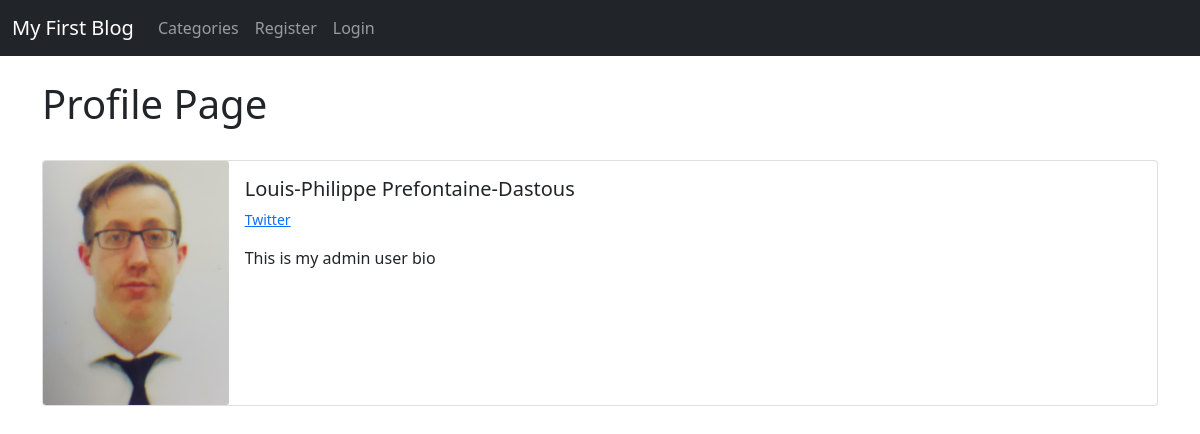
/members/1/profile/, run on the app's committed database.
### theblog/models.py (models this page shows, shortened)
class Profile(models.Model):
    user = models.OneToOneField(User, null=True, on_delete=models.CASCADE)
    bio = models.TextField()
    profile_pic = models.ImageField(null=True,blank=True,upload_to="images/profile/")
    website_url = models.CharField(max_length=255, null=True, blank=True)
    facebook_url = models.CharField(max_length=255, null=True, blank=True)
    twitter_url = models.CharField(max_length=255, null=True, blank=True)
    instagram_url = models.CharField(max_length=255, null=True, blank=True)
    pinterest_url = models.CharField(max_length=255, null=True, blank=True)

### members/views.py (the view)
# urls.py: path('<int:pk>/profile/', ShowProfilePageView.as_view(), name="show_profile_page"),
class ShowProfilePageView(DetailView):
    model = Profile
    template_name = 'registration/user_profile.html'
    def get_context_data(self, *args, **kwargs):
        context = super(ShowProfilePageView, self).get_context_data(*args, **kwargs)
        page_user = get_object_or_404(Profile, id=self.kwargs['pk'])
        context["page_user"] = page_user
        return context

### members/templates/registration/user_profile.html (shortened to what this page needs)
{% extends 'base.html' %}
{% load static %}
{% block content %}
<h1>Profile Page</h1>
<br/>
<div class="card mb-3">
  <div class="row g-0">
    <div class="col-md-2">
{% if page_user.profile_pic %}
        <img src="{{ page_user.profile_pic.url }}" class="card-img">
{% else %}
        <img src="{%  static 'theblog/images/PORTRT1.bmp'%}" class="card-img">
{% endif %}
    </div>
    <div class="col-md-10">
      <div class="card-body">
        <h5 class="card-title">
            {{page_user.user.first_name}}
            {{page_user.user.last_name}}
        </h5>
        <p class="small text-muted">
            {% if page_user.twitter_url %}
            <a href="{{ page_user.twitter_url }}" >Twitter</a>
            {% endif %}
        </p>
        <p class="card-text">
            {{ page_user.bio }}
        </p>
      </div>
    </div>
  </div>
</div>
{% endblock %}

### data on the page
Profile: profile_pic (picture), user.first_name "Louis-Philippe", user.last_name "Prefontaine-Dastous", bio "This is my admin user bio"
